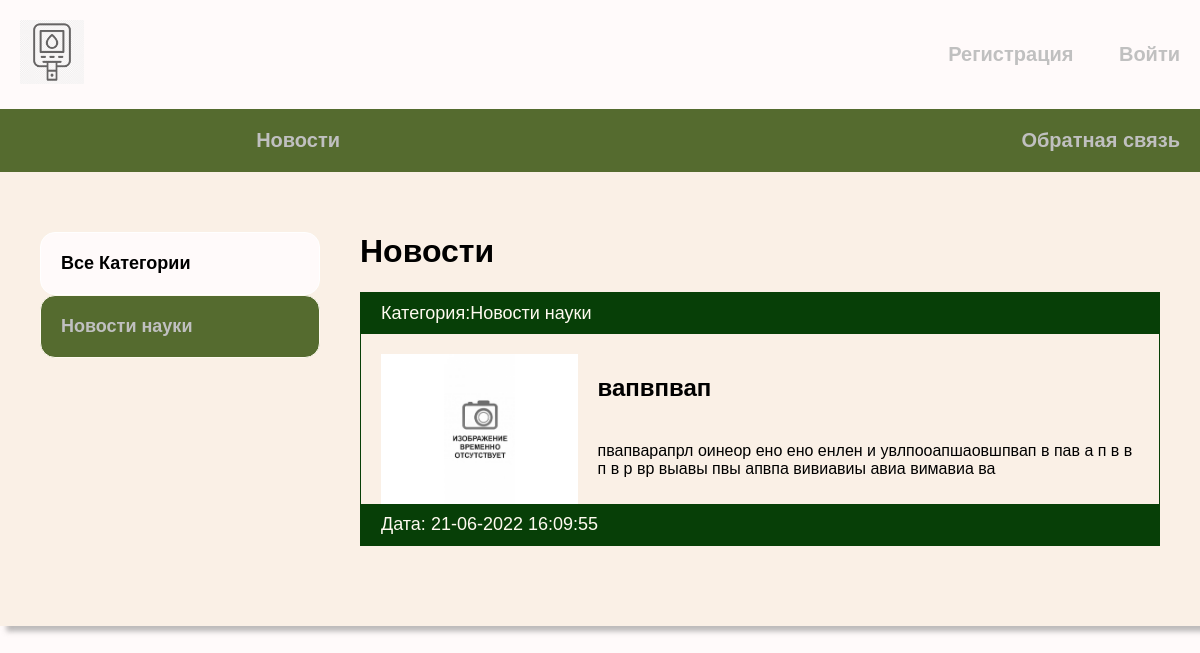
Before: / with the older database file.
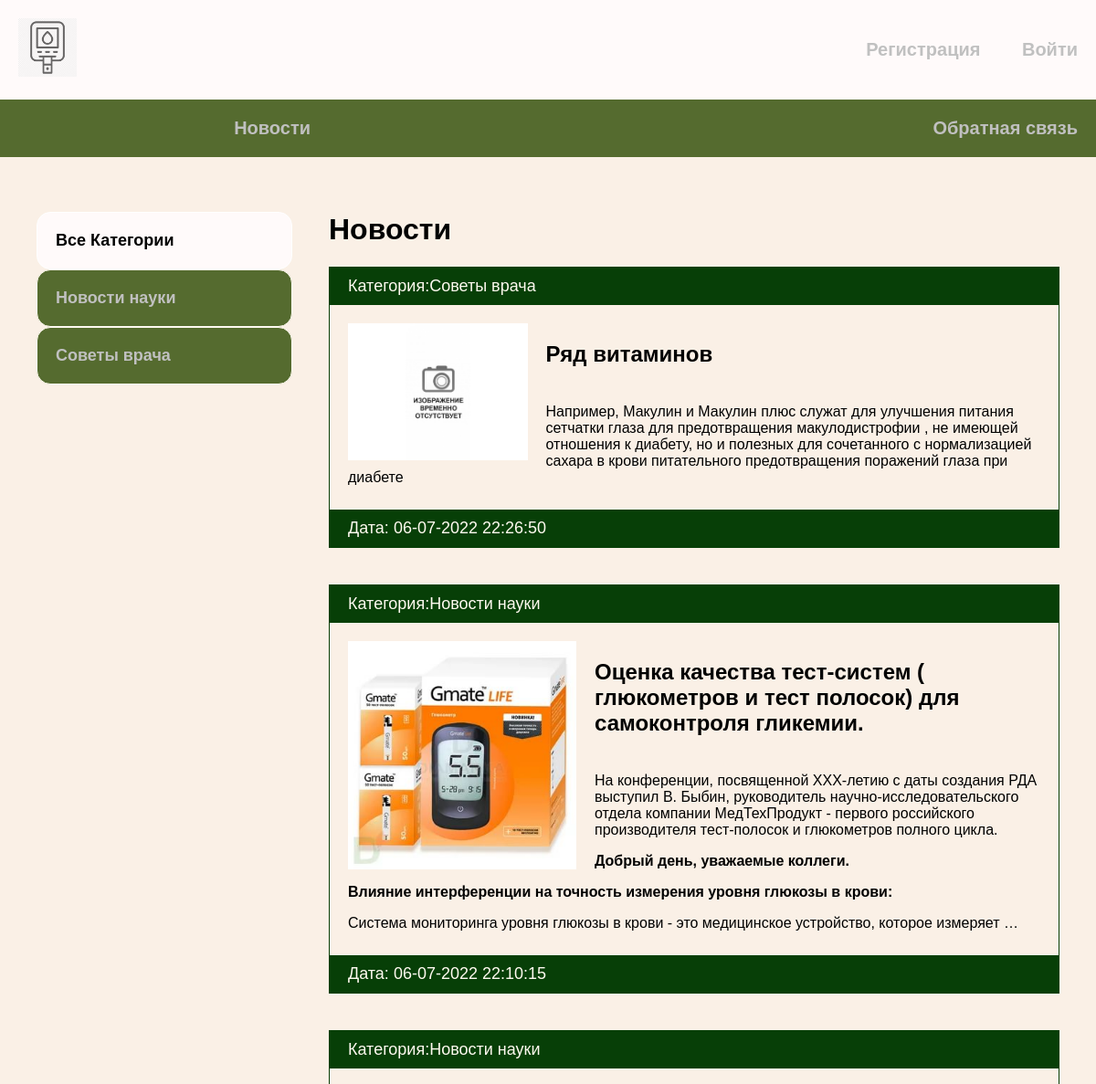
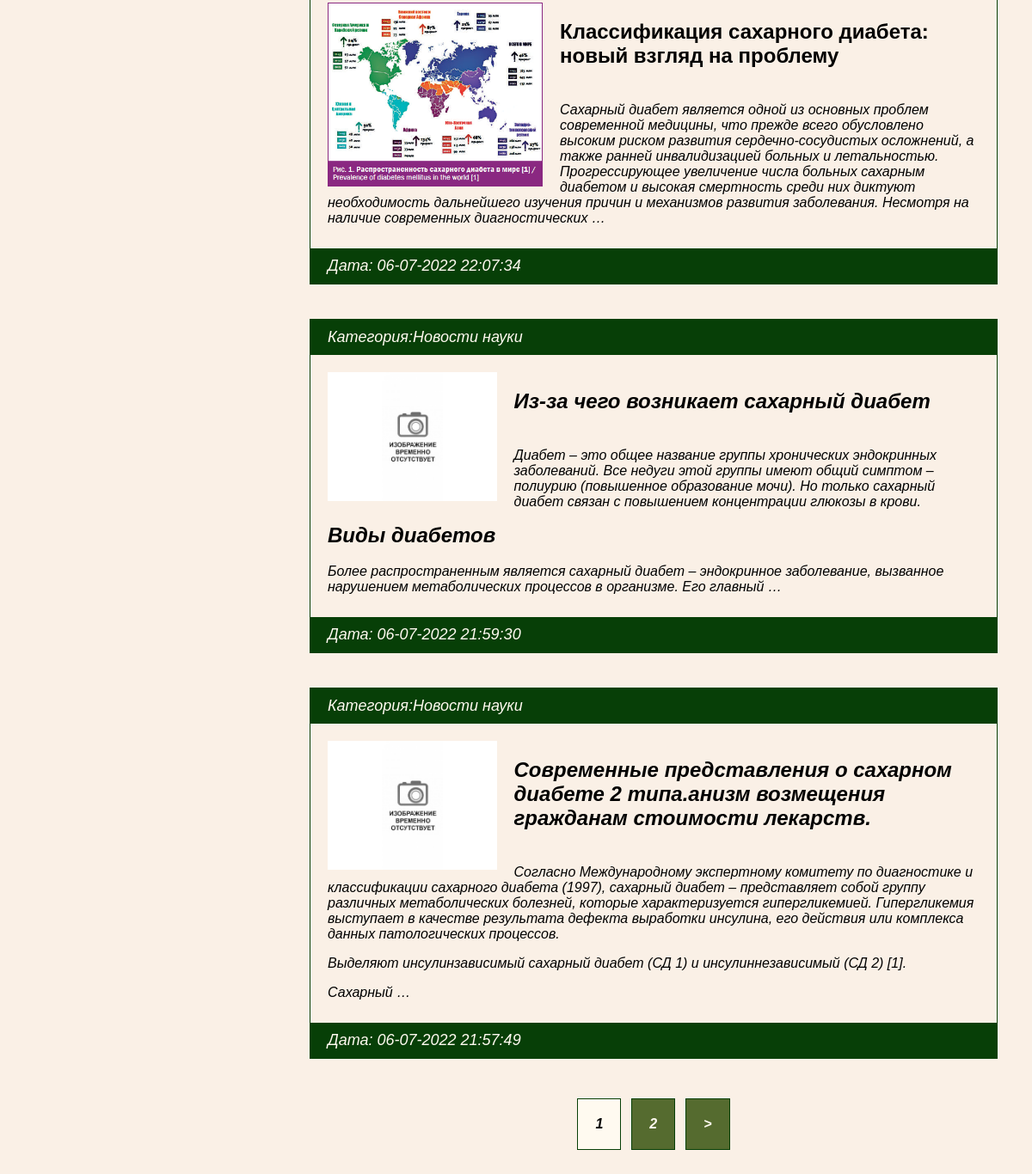
After: the same page with the newer database file (2 pictures, top to bottom).
### news/models.py (models this page shows, shortened)
class Category(models.Model):
    name = models.CharField(max_length=150, db_index=True, verbose_name='Категории')
    slug = models.SlugField(max_length=150, unique=True, db_index=True)
    def __str__(self):
        return self.name
    def get_absolute_url(self):
        return reverse('category', kwargs={'cat_slug': self.slug})
    class Meta:
        verbose_name = "Категория"
        verbose_name_plural = 'Категории'

class News(models.Model):
    title = models.CharField(max_length=255, verbose_name='Заголовок')
    slug = models.SlugField(max_length=255, unique=True, db_index=True, verbose_name='Транслит заголовка')
    cat = models.ForeignKey('Category', on_delete=models.PROTECT, verbose_name='Категория')
    content = models.TextField(blank=True, verbose_name="Текст новости")
    photo = models.ImageField(upload_to='photos/%Y/%m/%d', blank=True, verbose_name='Картинка')
    time_created = models.DateTimeField(auto_now_add=True, verbose_name='Дата создания')
    time_published = models.DateTimeField(auto_now=True, verbose_name='Дата публикации')
    is_published = models.BooleanField(default=False, verbose_name='Опубликовано')
    author = models.CharField(max_length=150, default='Anonim', verbose_name='Автор')
    def get_absolute_url(self):
        return reverse('post', kwargs={'post_slug': self.slug})
    class Meta:
        verbose_name = "Статья"
        verbose_name_plural = 'Статьи'
        ordering = ['-time_created']

### news/views.py (the view)
# urls.py: path('', NewsStart.as_view(), name='index'),
class NewsStart(DataMixin, ListView):
    model = News
    template_name = 'news/index.html'
    context_object_name = 'posts'
    def get_context_data(self, *, object_list=None, **kwargs):
        context = super().get_context_data(**kwargs)
        c_def = self.get_user_context(title='Новости')
        return dict(list(context.items()) + list(c_def.items()))
    def get_queryset(self):
        return News.objects.filter(is_published=True).select_related('cat')

### news/utils.py (called while the page is built)
    def get_user_context(self, **kwargs):
        context = kwargs
        cats = Category.objects.annotate(Count('news'))
        user_menu = menu.copy()
        if not self.request.user.is_authenticated:
            user_menu.pop(4)
            user_menu.pop(3)
            user_menu.pop(1)
        context['menu'] = user_menu
        context['cats'] = cats
        if 'cat_selected' not in context:
            context['cat_selected'] = 0
        return context

### news/templates/news/index.html
{% extends 'news/base.html' %}
{% block content %}
{% load static %}
          <h1>{{title}}</h1>
        <ul>
            {% for p in posts %}
            <li>
            <p class="first">Категория:{{ p.cat }}</p>
            <div class="text">
                {% if p.photo %}
                <img class="image" src="{{ p.photo.url }}" alt=""width="250" >
                {% else %}
                <img class="image" src="{% static 'news/default.jpg' %}" alt="" height="150">
                {% endif %}
            <h2><a href="{{ p.get_absolute_url }}">{{p.title}}</a></h2>
            <p>{{ p.content|safe|truncatewords:50}}</p>
                </div>
                <p class="date">Дата: {{ p.time_published|date:'d-m-Y H:i:s' }}</p>
            </li>
                {% endfor %}
        </ul>
{% endblock %}

### news/templates/news/base.html (shortened to what this page needs)
{% load static %}
{% load news_tags %}
<!DOCTYPE html>
<html lang="en">
<head>
    <link rel="stylesheet" href="{% static 'css/style.css' %}">
</head>
<body>
<div class="header">
    <div class="wrap">
        <ul class="mainheader">
             <li class="logo"><a href="{% url 'index' %}">
                 <img class="imglogo" src="{% static 'news/gluk.png' %}" alt="" width="64" height="64" >
             </a></li>
            {% if request.user.is_authenticated %}
            <li class="last"><a href="">{{ user.username }}</a> <a href="{% url 'logout' %}">Выйти</a></li>
            {% else %}
            <li class="last"><a href="{% url 'register' %}">Регистрация</a>  <a href='{% url "login" %}'>Войти</a></li>
            {% endif %}
        </ul>
        <ul class="mainmenu">
            {% for m in menu %}
            <li class="last">
                <a href="{% url m.url_name %}">{{m.title}}</a>
            </li>
            {% endfor %}
        </ul>
    </div>
</div>
<div class="content">
    <div class="wrap">
        {% if cat_selected != 'dia' %}
        <div class="sidebar">
            <ul>
                {% if cat_selected == 0 %}
                <li class="selected">Все Категории</li>
                {% else %}
                <li><a href="{% url 'index' %}">Все категории</a></li>
                {% endif %}
                {% for c in cats %}
                {% if c.news__count > 0 %}
                {% if c.pk == cat_selected %}
                <li class="selected">{{c.name}}</li>
                {% else %}
                <li><a href="{{ c.get_absolute_url }}">{{c.name}}</a></li>
                {% endif %}
                {% endif %}
                {% endfor %}
            </ul>
        </div>
        {% endif %}
        <div class="main">
            {% block content %}
            {% endblock %}
            {% if page_obj.has_other_pages %}
            <div>
                <ul class="list-pages">
                {% for p in paginator.page_range %}
                    {% if page_obj.number == p %}
                    <li class="page-num page-num-selected">{{ p }}</li>
                    {% elif p >= page_obj.number|add:-2 and p <= page_obj.number|add:2  %}
                    <li class="page-num"><a href="?page={{ p }}">{{ p }}</a></li>
                    {% endif %}
                {% endfor %}
                    {% if page_obj.has_next %}
                        <li class="page-num">
                            <a href="?page={{ page_obj.next_page_number }}">&gt;</a>
                        </li>
                    {% endif %}
                </ul>
            </div>
            {% endif %}
        </div>
    </div>
</div>
</body>
</html>

### news/static/css/style.css (style rules this page uses)
body { padding: 0; margin: 0; background: #FFFAFA; font-family: Verdana, Geneva, Tahoma, sans-serif; }
.wrap { max-width: 1200px; margin: 0 auto; }
.imglogo { opacity:0.6; }
.content .wrap { box-shadow: 0.4em 0.4em 5px rgba(122,122,122,0.5); background: #FAF0E6; padding: 40px; box-sizing: border-box; display:flex; }
ul { list-style: none; margin: 0; padding: 0; }
a { color: #C0C0C0; text-decoration: none; padding: 20px; display: block; }
.mainheader { display: flex; align-items: center; font-size: 20px; font-weight: bold; justify-content: space-between; }
.mainmenu { box-shadow: 0.4em 0.4em 5px rgba(122,122,122,0.5); display: flex; align-items: center; font-size: 20px; font-weight: bold; justify-content: space-between; padding-top: 20px; padding-bottom: 20px; }
.header { background: #FFFAFA; }
.wrap .mainmenu { background :#556B2F; }
.logo { flex-basis: 40%; }
.last { color:#A9A9A9; flex-basis: 30%; text-align: right; }
.sidebar ul { width:280px; margin-right:40px; margin-top:20px; }
.sidebar a { padding:20px; display:block; border:1px solid #FFFAF0; background:#556B2F; font-weight:bold; font-size:18px; border-radius: 15px; }
.sidebar .selected { font-size:18px; padding:20px; border: 1px solid #FFF; background: #FFFAFA; border-radius: 15px; font-weight:bold; color: black; }
.main li { border: 1px solid #073f07; margin-bottom:40px; }
.first, .date { padding:10px 20px; background:#073f07; font-size: 18px; color: #FFFAF0; margin:0; }
.image { float:left; margin-right:20px; max-width:50%; }
.text { padding: 20px 20px 10px; }
.text h2 { margin-top:0; }
.text a { padding-left:0; color: black; }
.list-pages { display:flex; justify-content:center; }
.list-pages .page-num-selected { background: #FFFAF0; padding:20px; }
.list-pages a { background:#556B2F; padding:20px; display:block; color: #FFFAF0; }
.page-num { margin:6px; font-weight:bold; }
.last a { display:inline; }

Changed rows visible on the page:
no longer on this page (row edited): News: cat "Новости науки", title "вапвпвап", content "пвапварапрл оинеор ено ено енлен и увлпооапшаовшпвап в пав а п в в п в р вр выавы пвы апвпа вивиавиы авиа вимавиа ва", time_published "21-06-2022 16:09:55"
added Category: name "Советы врача"
added News: cat "Советы врача", title "Ряд витаминов", content "Например, Макулин и Макулин плюс служат для улучшения питания сетчатки глаза для предотвращения макулодистрофии , не имеющей отношения к диабету, но и полезных для сочетанного с нормализацией сахара в крови питательного предотвращения поражений глаза при диабете", time_published "06-07-2022 22:26:50"
added News: cat "Новости науки", photo (picture), title "Оценка качества тест-систем ( глюкометров и тест полосок) для самоконтроля гликемии.", content "На конференции, посвященной ХХХ-летию с даты создания РДА выступил В. Быбин, руководитель научно-исследовательского отдела компании МедТехПродукт - первого российского производителя тест-полосок и глюкометров полного цикла. Добрый день, уважаемые коллеги. Влияние интерференции на точность измерения уровня глюкозы в крови: Система мониторинга уровня глюкозы в крови - это медицинское устройство, которое измеряет …", time_published "06-07-2022 22:10:15"
added News: cat "Новости науки", photo (picture), title "Классификация сахарного диабета: новый взгляд на проблему", content "Сахарный диабет является одной из основных проблем современной медицины, что прежде всего обусловлено высоким риском развития сердечно-сосудистых осложнений, а также ранней инвалидизацией больных и летальностью. Прогрессирующее увеличение числа больных сахарным диабетом и высокая смертность среди них диктуют необходимость дальнейшего изучения причин и механизмов развития заболевания. Несмотря на наличие современных диагностических …", time_published "06-07-2022 22:07:34"
added News: cat "Новости науки", title "Из-за чего возникает сахарный диабет", content "Диабет – это общее название группы хронических эндокринных заболеваний. Все недуги этой группы имеют общий симптом – полиурию (повышенное образование мочи). Но только сахарный диабет связан с повышением концентрации глюкозы в крови. Виды диабетов Более распространенным является сахарный диабет – эндокринное заболевание, вызванное нарушением метаболических процессов в организме. Его главный …", time_published "06-07-2022 21:59:30"
added News: cat "Новости науки", title "Современные представления о сахарном диабете 2 типа.анизм возмещения гражданам стоимости лекарств.", content "Согласно Международному экспертному комитету по диагностике и классификации сахарного диабета (1997), сахарный диабет – представляет собой группу различных метаболических болезней, которые характеризуется гипергликемией. Гипергликемия выступает в качестве результата дефекта выработки инсулина, его действия или комплекса данных патологических процессов. Выделяют инсулинзависимый сахарный диабет (СД 1) и инсулиннезависимый (СД 2) [1]. Сахарный …", time_published "06-07-2022 21:57:49"
Other visible differences:
new list line: "1"
new list line: "2"
